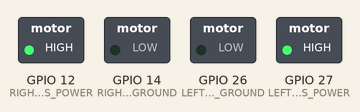
This sketch was run on a simulated ESP32. Parts: switched loads named in the sketch (green lamp = pin HIGH).

Above: at 0.1 s.
At 5.1 s:
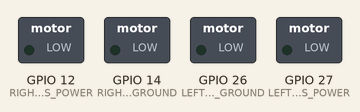
Timing chart, 0 to 6.6 s (numbered marks = the images above):
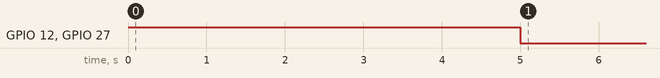

The sketch:

rc_motor_functions.ino
```cpp
#define LEFT_MOTORS_POWER 27 //IN2
#define LEFT_MOTORS_GROUND 26 // IN1
#define RIGHT_MOTORS_POWER 12  //IN4
#define RIGHT_MOTORS_GROUND 14  //IN3


void setup() {
    // Setup pins
    pinMode(RIGHT_MOTORS_POWER, OUTPUT);
    pinMode(RIGHT_MOTORS_GROUND, OUTPUT);
    pinMode(LEFT_MOTORS_POWER, OUTPUT);
    pinMode(LEFT_MOTORS_GROUND, OUTPUT);


    // Start motors.
    // TODO: try different functions.
    drive_forward();
    delay(5000);  // Let motors spin for 2 seconds
    stop();  // Stop function
}

void drive_forward() {
    digitalWrite(RIGHT_MOTORS_POWER,HIGH);
    digitalWrite(RIGHT_MOTORS_GROUND,LOW);

    digitalWrite(LEFT_MOTORS_POWER,HIGH);
    digitalWrite(LEFT_MOTORS_GROUND,LOW);
}

void drive_backward() {
    digitalWrite(RIGHT_MOTORS_POWER,LOW);
    digitalWrite(RIGHT_MOTORS_GROUND,HIGH);

    digitalWrite(LEFT_MOTORS_POWER,LOW);
    digitalWrite(LEFT_MOTORS_GROUND,HIGH);
}

void turn_left() {
    digitalWrite(RIGHT_MOTORS_POWER,HIGH);
    digitalWrite(RIGHT_MOTORS_GROUND,LOW);

    digitalWrite(LEFT_MOTORS_POWER,LOW);
    digitalWrite(LEFT_MOTORS_GROUND,HIGH);
}

void turn_right() {
    digitalWrite(RIGHT_MOTORS_POWER,LOW);
    digitalWrite(RIGHT_MOTORS_GROUND,HIGH);

    digitalWrite(LEFT_MOTORS_POWER,HIGH);
    digitalWrite(LEFT_MOTORS_GROUND,LOW);
}

void stop(){
    digitalWrite(RIGHT_MOTORS_POWER, LOW);
    digitalWrite(RIGHT_MOTORS_GROUND, LOW);

    digitalWrite(LEFT_MOTORS_POWER, LOW);
    digitalWrite(LEFT_MOTORS_GROUND, LOW);
}

void loop() {}
```
